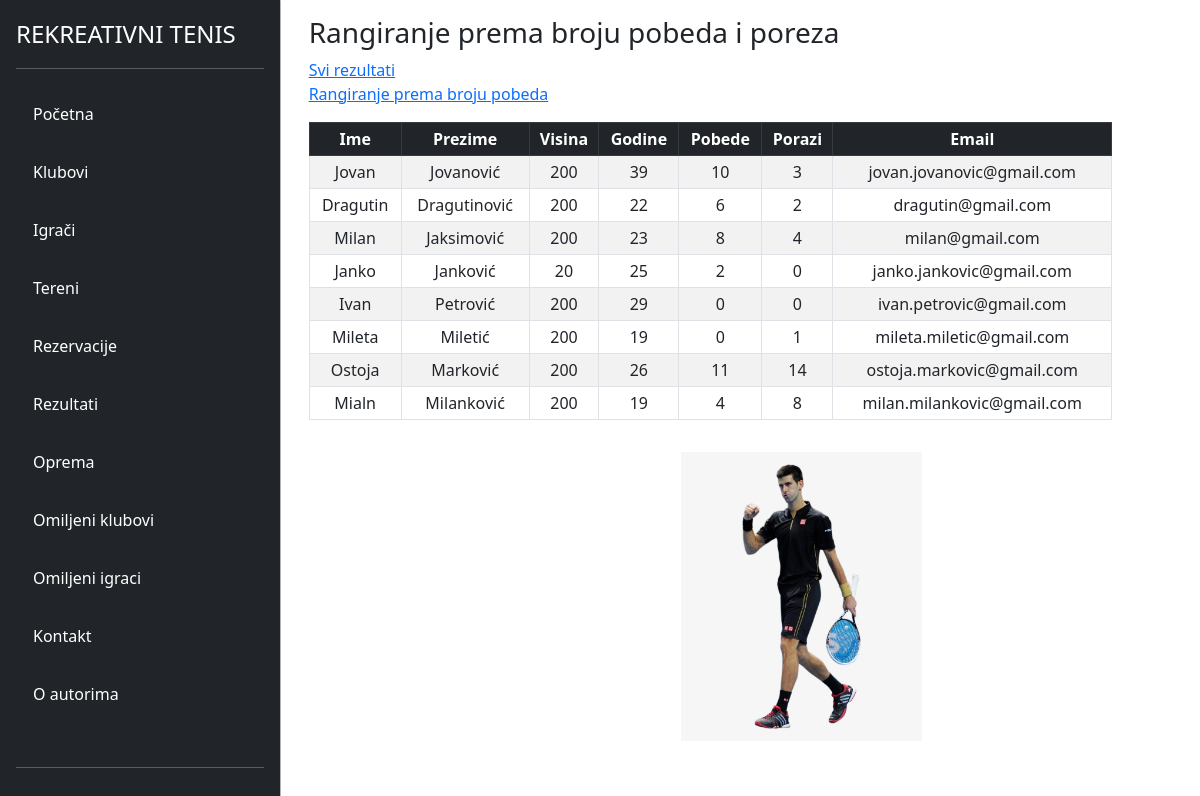
/view-gosti/win-loses.php, run on the app's committed database.
### tables this page shows
CREATE TABLE `korisnici` (
  `id` int(11) NOT NULL,
  `ime` varchar(255) NOT NULL,
  `prezime` varchar(255) NOT NULL,
  `pol` varchar(50) DEFAULT NULL,
  `visina` int(11) DEFAULT NULL,
  `godine` int(11) DEFAULT NULL,
  `pobeda` int(11) DEFAULT NULL,
  `porazi` int(11) DEFAULT NULL,
  `naziv_kluba` varchar(255) DEFAULT NULL,
  `email` varchar(255) NOT NULL,
  `lozinka` varchar(255) NOT NULL,
  `profilna_slika` longblob DEFAULT NULL,
  `id_opreme` int(11) DEFAULT NULL,
  `id_uloge` int(11) NOT NULL
);

### config/DB.php (called while the page is built)
<?php
class DB{
    private static $factory;
    public static function createInstance($config = null)
    {
        $settings['dbname'] = 'rekreativnitenisdb';
        $settings['dbhost'] = '127.0.0.1';
        $settings['dbuser'] = 'root';
        $settings['dbpass'] = '';
        try{
            $dsn = 'mysql:dbname=' . $settings['dbname'] . ';host=' . $settings['dbhost'];
            $pdo = new PDO($dsn, $settings['dbuser'], $settings['dbpass'], array(PDO::MYSQL_ATTR_INIT_COMMAND => "SET NAMES utf8"));
            $pdo->setAttribute(PDO::ATTR_ERRMODE, PDO::ERRMODE_EXCEPTION);
            $pdo->setAttribute(PDO::ATTR_EMULATE_PREPARES, true);
            $pdo->setAttribute(PDO::ATTR_DEFAULT_FETCH_MODE, PDO::FETCH_ASSOC);
            self::$factory[$config] = $pdo;
            return self::$factory[$config];
        }
        catch (PDOException $e) {
            die ('Connection failed: ' . $e->getMessage());
        }
    }
}
?>

### DAO/KorisnikDAO.php (called while the page is built, shortened)
<?php
require_once '../config/DB.php';
class KorisnikDAO
{
    private $db;
    public function __construct()
    {
        $this->db = DB::createInstance();
    }
    public function getAllIgraciSortWL()
    {
        $sql = "SELECT k.* FROM korisnici k INNER JOIN uloge u ON k.id_uloge = u.id WHERE u.naziv_uloge='igrac' ORDER BY pobeda - porazi desc";
        $statement = $this->db->prepare($sql);
        $statement->execute();
        $res = $statement->fetchAll();
        return $res;
    }
}

### view-gosti/win-loses.php (the view, shortened to what this page needs)
<?php
require_once './partials/navigacija.php';
require_once '../DAO/KorisnikDAO.php';
$korisnikDAO = new KorisnikDAO();
$igraci = $korisnikDAO->getAllIgraciSortWL();
?>
<div class="container">
    <div class="row">
        <div class="container m-3" style="width: 90%;">
        <h3>Rangiranje prema broju pobeda i poreza</h3>
        <a href="win.php">Svi rezultati</a><br>
        <a href="win.php">Rangiranje prema broju pobeda</a><br>
            <table class="table table-bordered  text-center  table-striped  table-sm mt-3" cellspacing="0" style=" margin-left:auto;margin-right:auto" id="dtBasicExample">
                <thead class="table-dark sticky-top bg-white">
                    <tr>
                        <th class="th-sm">Ime</th>
                        <th class="th-sm">Prezime</th>
                        <th class="th-sm">Visina</th>
                        <th class="th-sm">Godine</th>
                        <th class="th-sm">Pobede</th>
                        <th class="th-sm">Porazi</th>
                        <th class="th-sm">Email</th>
                    </tr>
                </thead>
                <tbody>
                    <?php foreach ($igraci as $item) : ?>
                        <tr>
                            <td><?= $item['ime'] ?></td>
                            <td><?= $item['prezime'] ?></td>
                            <td><?= $item['visina'] ?></td>
                            <td><?= $item['godine'] ?></td>
                            <td><?= $item['pobeda'] ?></td>
                            <td><?= $item['porazi'] ?></td>
                            <td><?= $item['email'] ?></td>
                        </tr>
                    <?php endforeach; ?>
                </tbody>
            </table>
        </div>
        <div class="row">
        <div id="carouselExampleControls" class="carousel slide" data-bs-ride="carousel" style="padding-left:25rem">
  <div class="carousel-inner">
    <div class="carousel-item active">
      <img src="./images/pN.png" class="d-block w-50" alt="player1">
    </div>
  </div>
  <button class="carousel-control-prev" type="button" data-bs-target="#carouselExampleControls" data-bs-slide="prev">
    <span class="carousel-control-prev-icon" aria-hidden="true"></span>
  </button>
  <button class="carousel-control-next" type="button" data-bs-target="#carouselExampleControls" data-bs-slide="next">
    <span class="carousel-control-next-icon" aria-hidden="true"></span>
  </button>
</div>
        </div>
        <?php
        require_once './partials/podnozije.php';
        ?>

### view-gosti/css/style.css (style rules this page uses)
.container { max-width: 100%; max-height: 100%; }

### data on the page
korisnici: ime "Jovan", prezime "Jovanović", visina "200", godine "39", pobeda "10", porazi "3", email "jovan.jovanovic@gmail.com"
korisnici: ime "Dragutin", prezime "Dragutinović", visina "200", godine "22", pobeda "6", porazi "2", email "dragutin@gmail.com"
korisnici: ime "Milan", prezime "Jaksimović", visina "200", godine "23", pobeda "8", porazi "4", email "milan@gmail.com"
korisnici: ime "Janko", prezime "Janković", visina "20", godine "25", pobeda "2", porazi "0", email "janko.jankovic@gmail.com"
korisnici: ime "Ivan", prezime "Petrović", visina "200", godine "29", pobeda "0", porazi "0", email "ivan.petrovic@gmail.com"
korisnici: ime "Mileta", prezime "Miletić", visina "200", godine "19", pobeda "0", porazi "1", email "mileta.miletic@gmail.com"
korisnici: ime "Ostoja", prezime "Marković", visina "200", godine "26", pobeda "11", porazi "14", email "ostoja.markovic@gmail.com"
korisnici: ime "Mialn", prezime "Milanković", visina "200", godine "19", pobeda "4", porazi "8", email "milan.milankovic@gmail.com"
